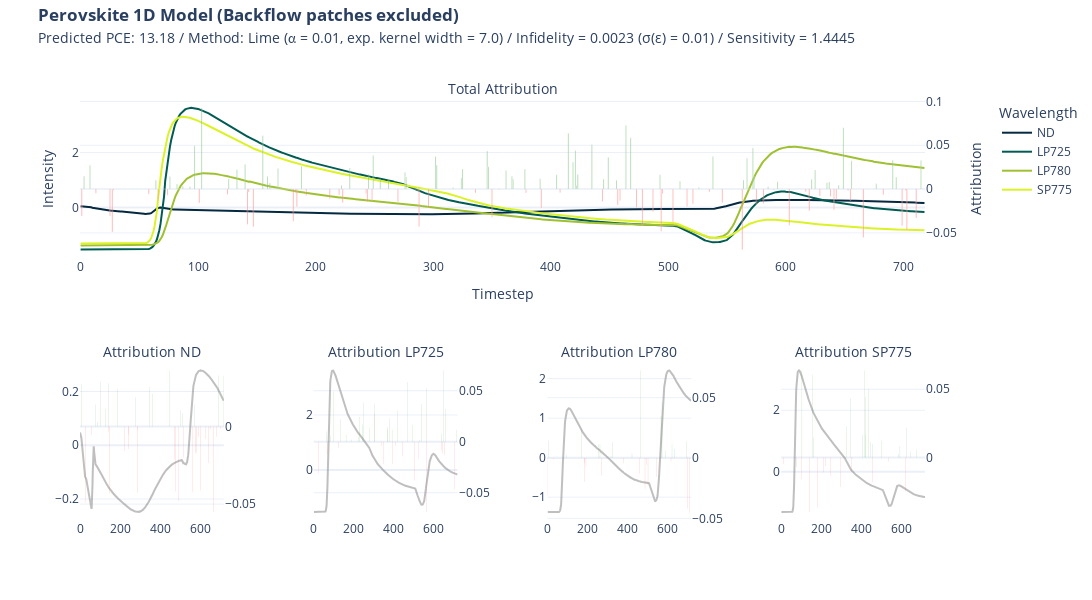

The notebook cell this image was saved under:
### Code cell
import plotly.graph_objects as go

def format_title(title, subtitle=None, subtitle_font_size=14):
    title = f'<b>{title}</b>'
    if not subtitle:
        return title
    subtitle = f'<span style="font-size: {subtitle_font_size}px;">{subtitle}</span>'
    return f'{title}<br>{subtitle}'

from plotly.subplots import make_subplots

fig = make_subplots(rows=2, 
                    cols=4, 
                    specs=[[{"secondary_y": True, "colspan": 4}, None,None,None],
                           [{"secondary_y": True},{"secondary_y": True},{"secondary_y": True},{"secondary_y": True}]],
                    subplot_titles=(format_title("", "Total Attribution"), format_title("", "Attribution ND"), format_title("", "Attribution LP725"), format_title("", "Attribution LP780"), format_title("", "Attribution SP775"))
                    )

fig.add_trace(go.Scatter(y=x[0], name = "ND", marker_color="#042940"))
fig.add_trace(go.Scatter(y=x[1], name = "LP725", marker_color="#005C53"))
fig.add_trace(go.Scatter(y=x[2], name = "LP780", marker_color="#9FC131"))
fig.add_trace(go.Scatter(y=x[3], name = "SP775", marker_color="#DBF227"))

fig.add_trace(go.Bar(y=attr_lime.squeeze().sum(axis=0), name = "Attribution",marker_color=np.where(attr_lime.squeeze().sum(axis=0)<0, 'red', 'green'), opacity = 0.5,showlegend=False),secondary_y=True)

fig.update_yaxes(title= "Intensity")
fig.update_yaxes(title_text="Attribution", secondary_y=True)
fig.update_xaxes(title= "Timestep")

fig.add_trace(go.Scatter(y=x[0], name = "ND",marker_color="grey", opacity = 0.5,showlegend=False), row=2, col=1)
fig.add_trace(go.Bar(y=attr_lime.squeeze()[0],marker_color=np.where(attr_lime.squeeze()[0]<0, 'red', 'green'), opacity = 0.5,showlegend=False,marker_line_width=0),secondary_y=True, row=2, col=1)

fig.update_yaxes(title= None, row=2, col=1)
fig.update_yaxes(title_text=None, secondary_y=True, row=2, col=1)
fig.update_xaxes(title= None, row=2, col=1)

fig.add_trace(go.Scatter(y=x[1], name = "LP725",marker_color="grey", opacity = 0.5,showlegend=False), row=2, col=2)
fig.add_trace(go.Bar(y=attr_lime.squeeze()[1],marker_color=np.where(attr_lime.squeeze()[1]<0, 'red', 'green'), opacity = 0.5,showlegend=False,marker_line_width=0),secondary_y=True, row=2, col=2)

fig.update_yaxes(title= None, row=2, col=2)
fig.update_yaxes(title_text=None, secondary_y=True, row=2, col=2)
fig.update_xaxes(title= None, row=2, col=2)

fig.add_trace(go.Scatter(y=x[2], name = "LP780",marker_color="grey", opacity = 0.5,showlegend=False), row=2, col=3)
fig.add_trace(go.Bar(y=attr_lime.squeeze()[2],marker_color=np.where(attr_lime.squeeze()[2]<0, 'red', 'green'), opacity = 0.5,showlegend=False,marker_line_width=0),secondary_y=True, row=2, col=3)

fig.update_yaxes(title= None, row=2, col=3)
fig.update_yaxes(title_text=None, secondary_y=True, row=2, col=3)
fig.update_xaxes(title= None, row=2, col=3)

fig.add_trace(go.Scatter(y=x[3], name = "SP775",marker_color="grey", opacity = 0.5,showlegend=False), row=2, col=4)
fig.add_trace(go.Bar(y=attr_lime.squeeze()[3],marker_color=np.where(attr_lime.squeeze()[3]<0, 'red', 'green'), opacity = 0.5,showlegend=False,marker_line_width=0),secondary_y=True, row=2, col=4)

fig.update_yaxes(title= None, row=2, col=4)
fig.update_yaxes(title_text=None, secondary_y=True, row=2, col=4)
fig.update_xaxes(title= None, row=2, col=4)

fig.update_layout(
    title= format_title("Perovskite 1D Model (Backflow patches excluded)", 
    "Predicted PCE: " + str(y) + " / Method: Lime (" + u"\u237A" + " = " + str(a) + ", exp. kernel width = " + str(kernel_width) + 
    ") / Infidelity = " + str(*np.round(infid_lime.numpy(),4)) + " ("+ u"\u03C3" + "(" + u"\u03B5" + ") = " + str(std_noise) + ")" + " / Sensitivity = " + str(*np.round(sens_lime.numpy(),4))),
    legend_title = "Wavelength",
    title_y = 0.965,
    title_x = 0.035,
    template = "plotly_white",
    height=600, width=2200
)

fig.write_image("xai/images/1D/1D_nb_lime.png", scale=2)

fig.show()

### Figure 1 — Plotly figure (JSON) as saved in the notebook; plotly's stock layout.template omitted (floating-point values rounded to 4 significant figures; data arrays with more than 128 entries replaced by an {"elided": "..."} marker saying what was removed)
{"data": [{"marker": {"color": "#042940"}, "name": "ND", "type": "scatter", "y": {"elided": "719 float values"}}, {"marker": {"color": "#005C53"}, "name": "LP725", "type": "scatter", "y": {"elided": "719 float values"}}, {"marker": {"color": "#9FC131"}, "name": "LP780", "type": "scatter", "y": {"elided": "719 float values"}}, {"marker": {"color": "#DBF227"}, "name": "SP775", "type": "scatter", "y": {"elided": "719 float values"}}, {"marker": {"color": {"elided": "719 str values"}}, "name": "Attribution", "opacity": 0.5, "showlegend": false, "type": "bar", "xaxis": "x", "y": {"elided": "719 float values"}, "yaxis": "y2"}, {"marker": {"color": "grey"}, "name": "ND", "opacity": 0.5, "showlegend": false, "type": "scatter", "xaxis": "x2", "y": {"elided": "719 float values"}, "yaxis": "y3"}, {"marker": {"color": {"elided": "719 str values"}, "line": {"width": 0}}, "opacity": 0.5, "showlegend": false, "type": "bar", "xaxis": "x2", "y": {"elided": "719 float values"}, "yaxis": "y4"}, {"marker": {"color": "grey"}, "name": "LP725", "opacity": 0.5, "showlegend": false, "type": "scatter", "xaxis": "x3", "y": {"elided": "719 float values"}, "yaxis": "y5"}, {"marker": {"color": {"elided": "719 str values"}, "line": {"width": 0}}, "opacity": 0.5, "showlegend": false, "type": "bar", "xaxis": "x3", "y": {"elided": "719 float values"}, "yaxis": "y6"}, {"marker": {"color": "grey"}, "name": "LP780", "opacity": 0.5, "showlegend": false, "type": "scatter", "xaxis": "x4", "y": {"elided": "719 float values"}, "yaxis": "y7"}, {"marker": {"color": {"elided": "719 str values"}, "line": {"width": 0}}, "opacity": 0.5, "showlegend": false, "type": "bar", "xaxis": "x4", "y": {"elided": "719 float values"}, "yaxis": "y8"}, {"marker": {"color": "grey"}, "name": "SP775", "opacity": 0.5, "showlegend": false, "type": "scatter", "xaxis": "x5", "y": {"elided": "719 float values"}, "yaxis": "y9"}, {"marker": {"color": {"elided": "719 str values"}, "line": {"width": 0}}, "opacity": 0.5, "showlegend": false, "type": "bar", "xaxis": "x5", "y": {"elided": "719 float values"}, "yaxis": "y10"}], "layout": {"annotations": [{"font": {"size": 16}, "showarrow": false, "text": "<b></b><br><span style=\"font-size: 14px;\">Total Attribution</span>", "x": 0.47, "xanchor": "center", "xref": "paper", "y": 1, "yanchor": "bottom", "yref": "paper"}, {"font": {"size": 16}, "showarrow": false, "text": "<b></b><br><span style=\"font-size: 14px;\">Attribution ND</span>", "x": 0.08, "xanchor": "center", "xref": "paper", "y": 0.375, "yanchor": "bottom", "yref": "paper"}, {"font": {"size": 16}, "showarrow": false, "text": "<b></b><br><span style=\"font-size: 14px;\">Attribution LP725</span>", "x": 0.34, "xanchor": "center", "xref": "paper", "y": 0.375, "yanchor": "bottom", "yref": "paper"}, {"font": {"size": 16}, "showarrow": false, "text": "<b></b><br><span style=\"font-size: 14px;\">Attribution LP780</span>", "x": 0.6, "xanchor": "center", "xref": "paper", "y": 0.375, "yanchor": "bottom", "yref": "paper"}, {"font": {"size": 16}, "showarrow": false, "text": "<b></b><br><span style=\"font-size: 14px;\">Attribution SP775</span>", "x": 0.86, "xanchor": "center", "xref": "paper", "y": 0.375, "yanchor": "bottom", "yref": "paper"}], "height": 600, "legend": {"title": {"text": "Wavelength"}}, "title": {"text": "<b>Perovskite 1D Model (Backflow patches excluded)</b><br><span style=\"font-size: 14px;\">Predicted PCE: 13.18 / Method: Lime (⍺ = 0.01, exp. kernel width = 7.0) / Infidelity = 0.0023 (σ(ε) = 0.01) / Sensitivity = 1.4445</span>", "x": 0.035, "y": 0.965}, "width": 2200, "xaxis": {"anchor": "y", "domain": [0, 0.94], "title": {"text": "Timestep"}}, "xaxis2": {"anchor": "y3", "domain": [0, 0.16], "title": {}}, "xaxis3": {"anchor": "y5", "domain": [0.26, 0.42], "title": {}}, "xaxis4": {"anchor": "y7", "domain": [0.52, 0.68], "title": {}}, "xaxis5": {"anchor": "y9", "domain": [0.78, 0.94], "title": {}}, "yaxis": {"anchor": "x", "domain": [0.625, 1], "title": {"text": "Intensity"}}, "yaxis10": {"anchor": "x5", "overlaying": "y9", "side": "right", "title": {}}, "yaxis2": {"anchor": "x", "overlaying": "y", "side": "right", "title": {"text": "Attribution"}}, "yaxis3": {"anchor": "x2", "domain": [0, 0.375], "title": {}}, "yaxis4": {"anchor": "x2", "overlaying": "y3", "side": "right", "title": {}}, "yaxis5": {"anchor": "x3", "domain": [0, 0.375], "title": {}}, "yaxis6": {"anchor": "x3", "overlaying": "y5", "side": "right", "title": {}}, "yaxis7": {"anchor": "x4", "domain": [0, 0.375], "title": {}}, "yaxis8": {"anchor": "x4", "overlaying": "y7", "side": "right", "title": {}}, "yaxis9": {"anchor": "x5", "domain": [0, 0.375], "title": {}}}}
